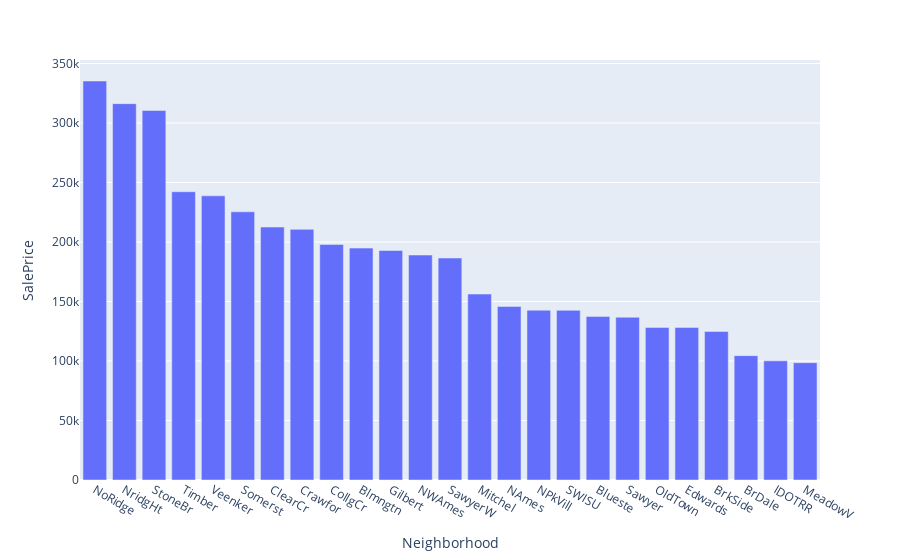

The notebook cell saved with this chart:
### Code cell
fig = px.bar(df_neighbourhood_SalePrice.sort_values(by='SalePrice', ascending=False), x="Neighborhood", y="SalePrice")
fig.show()

### Figure 1 — Plotly figure (JSON) as saved in the notebook; plotly's stock layout.template omitted (floating-point values rounded to 4 significant figures)
{"data": [{"alignmentgroup": "True", "hovertemplate": "Neighborhood=%{x}<br>SalePrice=%{y}<extra></extra>", "legendgroup": "", "marker": {"color": "#636efa", "pattern": {"shape": ""}}, "name": "", "offsetgroup": "", "orientation": "v", "showlegend": false, "textposition": "auto", "type": "bar", "x": ["NoRidge", "NridgHt", "StoneBr", "Timber", "Veenker", "Somerst", "ClearCr", "Crawfor", "CollgCr", "Blmngtn", "Gilbert", "NWAmes", "SawyerW", "Mitchel", "NAmes", "NPkVill", "SWISU", "Blueste", "Sawyer", "OldTown", "Edwards", "BrkSide", "BrDale", "IDOTRR", "MeadowV"], "xaxis": "x", "y": [335300.0, 316300.0, 310499, 242200.0, 238800.0, 225400.0, 212600.0, 210600.0, 198000.0, 194900.0, 192900.0, 189100.0, 186600.0, 156300.0, 145800.0, 142700.0, 142600.0, 137500, 136800.0, 128200.0, 128200.0, 124800.0, 104500.0, 100100.0, 98580.0], "yaxis": "y"}], "layout": {"barmode": "relative", "legend": {"tracegroupgap": 0}, "margin": {"t": 60}, "xaxis": {"anchor": "y", "domain": [0, 1], "title": {"text": "Neighborhood"}}, "yaxis": {"anchor": "x", "domain": [0, 1], "title": {"text": "SalePrice"}}}}
